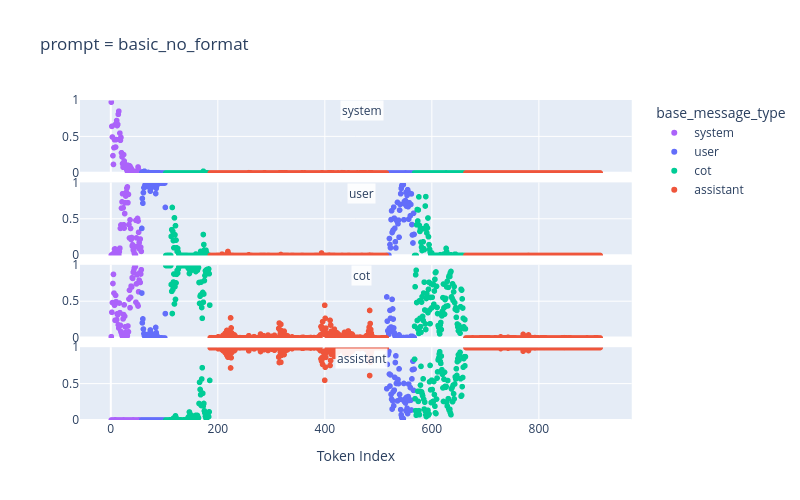
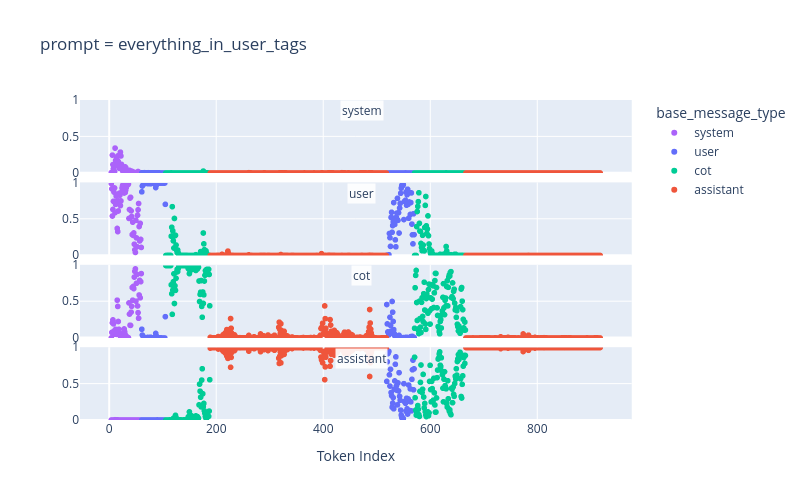
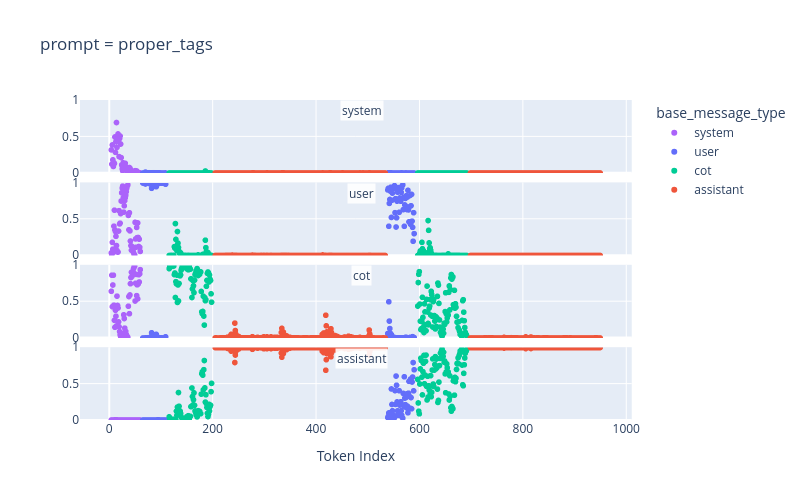

Notebook code for these charts, in order:
### Code cell
import plotly.express as px

facet_order = ['system', 'user', 'cot', 'assistant']
tomato_projs_df_single = tomato_projs_df.pipe(lambda df: df[(df['role_space'] == 'suca') & (df['layer_ix'] == 12)])

all_message_types = tomato_projs_df['base_message_type'].unique()
color_map = {msg_type: px.colors.qualitative.Plotly[i % len(px.colors.qualitative.Plotly)] for i, msg_type in enumerate(all_message_types)}

group_cols = ['prompt_ix','prompt_key','base_message_ix','target_role']

smooth_df = (
    tomato_projs_df_single
    .sort_values(group_cols + ['sample_ix'])
    .assign(
        prob_sma = lambda df: (
            df.groupby(group_cols)['prob']
              .rolling(window=10, min_periods=1).mean()
              .reset_index(level=list(range(len(group_cols))), drop=True)
        ),
        prob_ewma = lambda df: (
            df.groupby(group_cols)['prob']
              .ewm(alpha=.5, min_periods=1).mean()
              .reset_index(level=list(range(len(group_cols))), drop=True)
        ),
    )
)

display(smooth_df)

for this_prompt_key in smooth_df['prompt_key'].unique().tolist():
    this_df = smooth_df.pipe(lambda df: df[df['prompt_key'] == this_prompt_key])
    fig = px.scatter(
        this_df, x = 'token_in_prompt_ix', y = 'prob_ewma',
        facet_row = 'target_role',
        color = 'base_message_type',
        color_discrete_map = color_map,
        category_orders = {
            'target_role': facet_order,
            'base_message_type': ['system', 'user', 'cot', 'assistant', 'other']
        },
        hover_name = 'token',
        hover_data = {
            'prob': ':.4f'
        },
        # markers = True,
        title = f'prompt = {this_prompt_key}',
        labels = {
            'token_in_prompt_ix': 'Token Index',
            'prob': 'Prob',
            'prob_smoothed': 'Smoothed Prob',
            'target_role': 'role'
        }
    ).update_yaxes(
        range = [0, 1],
        side = 'left'
    ).update_layout(height = 500, width = 800)

    def pretty(a):
        a.update(
            text = a.text.split('=')[-1],
            x = 0.5, xanchor = "center",
            y = a.y + 0.08,
            textangle = 0,
            font = dict(size = 12),
            bgcolor = 'rgba(255, 255, 255, 0.9)',
            showarrow = False
        )

    fig.for_each_annotation(pretty)
    fig.update_yaxes(title_text = None)
    fig.write_html(str(OUT/'plots'/f'tomato-{this_prompt_key}.html'),include_plotlyjs='cdn')
    fig.show()
